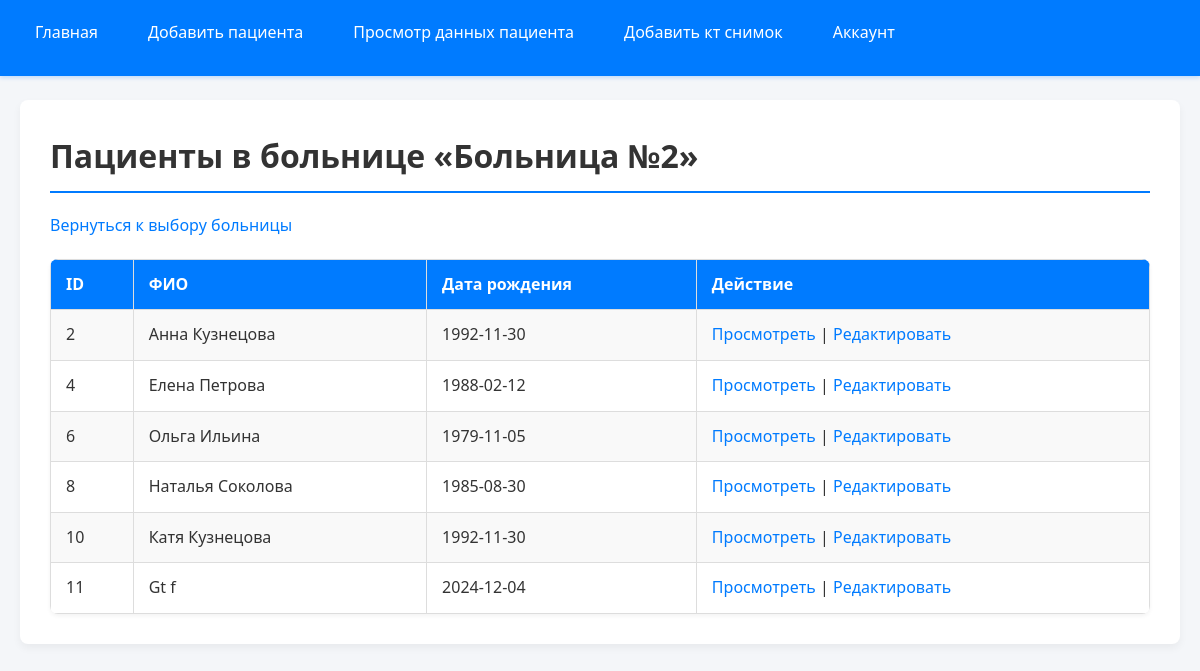
Page /edit_patient.php?hospital_id=2 (signed in) on the committed database.
### tables this page shows
CREATE TABLE `hospitals` (
  `hospital_id` int(11) NOT NULL,
  `hospital_name` varchar(100) NOT NULL,
  `address` varchar(255) DEFAULT NULL,
  `contact_number` varchar(20) DEFAULT NULL
);

CREATE TABLE `patients` (
  `patient_id` int(11) NOT NULL,
  `full_name` varchar(100) NOT NULL,
  `date_of_birth` date NOT NULL,
  `hospital_id` int(11) NOT NULL,
  `additional_info` text DEFAULT NULL
);

### edit_patient.php (the view, shortened to what this page needs)
<?php
require_once __DIR__ . '/boot.php';
$hospitalId = isset($_GET['hospital_id']) ? (int)$_GET['hospital_id'] : 0;
$patientId  = isset($_GET['patient_id'])  ? (int)$_GET['patient_id']  : 0;
    ?>
    <?php
if ($hospitalId > 0 && $patientId === 0) {
    $hospitalName = "";
    try {
        $stmtH = $pdo->prepare("SELECT hospital_name FROM hospitals WHERE hospital_id = :hid");
        $stmtH->execute(['hid' => $hospitalId]);
        $resH = $stmtH->fetch(PDO::FETCH_ASSOC);
        if ($resH) {
            $hospitalName = $resH['hospital_name'];
        } else {
            exit("Больница с ID $hospitalId не найдена.");
        }
    } catch (PDOException $e) {
        exit("Ошибка при получении больницы: " . $e->getMessage());
    }
    try {
        $sql = "SELECT patient_id, full_name, date_of_birth FROM patients
                WHERE hospital_id = :hid
                ORDER BY patient_id";
        $stmtP = $pdo->prepare($sql);
        $stmtP->execute(['hid' => $hospitalId]);
        $patients = $stmtP->fetchAll(PDO::FETCH_ASSOC);
    } catch (PDOException $e) {
        exit("Ошибка при получении пациентов: " . $e->getMessage());
    }
    ?>
    <!DOCTYPE html>
    <html lang="ru">
    <head>
        <link rel="stylesheet" href="css/info.css">
    </head>
    <body>
    <header>
        <nav>
            <ul>
                <li><a href="tables.php">Главная</a></li>
                <li><a href="add_patient.php">Добавить пациента</a></li>
                <li><a href="edit_patient.php">Просмотр данных пациента</a></li>
                <li><a href="add_ct_image.php">Добавить кт снимок</a></li>
                <li><a href="account.php">Аккаунт</a></li>
            </ul>
        </nav>
    </header>
        <main>
            <div class="container">
                <h1>Пациенты в больнице «<?= htmlspecialchars($hospitalName, ENT_QUOTES) ?>»</h1>
                <p><a href="edit_patient.php">Вернуться к выбору больницы</a></p>
                <?php if (!empty($patients)): ?>
                    <table>
                        <tr>
                            <th>ID</th>
                            <th>ФИО</th>
                            <th>Дата рождения</th>
                            <th>Действие</th>
                        </tr>
                        <?php foreach($patients as $p): ?>
                            <tr>
                                <td><?= htmlspecialchars($p['patient_id'], ENT_QUOTES) ?></td>
                                <td><?= htmlspecialchars($p['full_name'], ENT_QUOTES) ?></td>
                                <td><?= htmlspecialchars($p['date_of_birth'], ENT_QUOTES) ?></td>
                                <td>
                                    <a href="edit_patient.php?hospital_id=<?= $hospitalId ?>&patient_id=<?= $p['patient_id'] ?>&action=view">Просмотреть</a>
                                    |
                                    <a href="edit_patient.php?hospital_id=<?= $hospitalId ?>&patient_id=<?= $p['patient_id'] ?>&action=edit">Редактировать</a>
                                </td>
                            </tr>
                        <?php endforeach; ?>
                    </table>
                <?php else: ?>
                    <p>В этой больнице пока нет пациентов.</p>
                <?php endif; ?>
            </div>
        </main>
    </body>
    </html>
    <?php
    exit;
}
    ?>

### css/info.css (style rules this page uses)
* { margin: 0; padding: 0; box-sizing: border-box; }
body { font-family: 'Segoe UI', Tahoma, Geneva, Verdana, sans-serif; background-color: #f4f6f9; color: #333; line-height: 1.6; }
header { background-color: #007bff; box-shadow: 0 2px 4px rgba(0, 123, 255, 0.2); position: fixed; width: 100%; top: 0; left: 0; z-index: 1000; }
header nav { max-width: 1200px; margin: 0 auto; padding: 10px 20px; }
header nav ul { list-style: none; display: flex; justify-content: flex-start; align-items: center; }
header nav ul li { margin-right: 20px; }
header nav ul li a { display: block; padding: 10px 15px; text-decoration: none; color: #fff; font-weight: 500; border-radius: 4px; transition: background-color 0.3s ease; }
main { padding: 100px 20px 40px; max-width: 1200px; margin: 0 auto; }
.container { background: #fff; padding: 30px; border-radius: 8px; box-shadow: 0 4px 8px rgba(0,0,0,0.05); margin-bottom: 40px; }
h1, h2, h3 { margin-bottom: 20px; font-weight: 700; color: #333; }
h1 { font-size: 2em; border-bottom: 2px solid #007bff; padding-bottom: 10px; }
a { color: #007bff; text-decoration: none; transition: color 0.3s ease; }
ul { list-style-type: none; padding: 0; }
ul li { margin-bottom: 10px; font-size: 1em; }
table { width: 100%; border-collapse: collapse; background: #fff; margin-top: 20px; border-radius: 8px; overflow: hidden; box-shadow: 0 2px 4px rgba(0,0,0,0.05); }
table th, table td { border: 1px solid #ddd; padding: 12px 15px; text-align: left; }
table th { background-color: #007bff; color: #fff; font-weight: 600; }
table tr:nth-child(even) { background-color: #f9f9f9; }

### rows in the picture
hospitals: hospital_name "Больница №2"
patients: patient_id "2", full_name "Анна Кузнецова", date_of_birth "1992-11-30"
patients: patient_id "4", full_name "Елена Петрова", date_of_birth "1988-02-12"
patients: patient_id "6", full_name "Ольга Ильина", date_of_birth "1979-11-05"
patients: patient_id "8", full_name "Наталья Соколова", date_of_birth "1985-08-30"
patients: patient_id "10", full_name "Катя Кузнецова", date_of_birth "1992-11-30"
patients: patient_id "11", full_name "Gt f", date_of_birth "2024-12-04"
